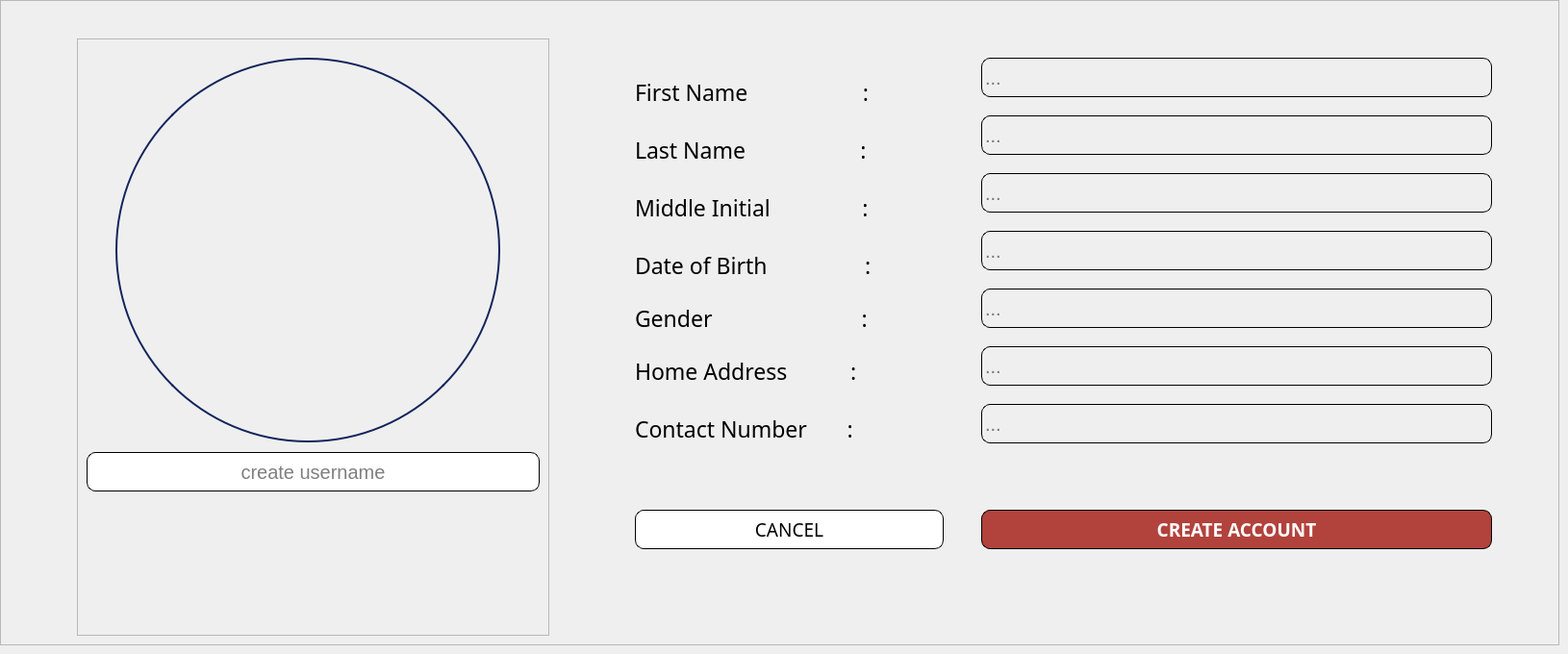
        <widget class="QWidget" name="CREATE_NEW_CASHIER_ACCOUNT">
         <widget class="QFrame" name="frame_39">
          <property name="geometry">
           <rect>
            <x>0</x>
            <y>0</y>
            <width>1621</width>
            <height>671</height>
           </rect>
          </property>
          <property name="frameShape">
           <enum>QFrame::StyledPanel</enum>
          </property>
          <property name="frameShadow">
           <enum>QFrame::Raised</enum>
          </property>
          <widget class="QFrame" name="frame_40">
           <property name="geometry">
            <rect>
             <x>80</x>
             <y>40</y>
             <width>491</width>
             <height>621</height>
            </rect>
           </property>
           <property name="frameShape">
            <enum>QFrame::StyledPanel</enum>
           </property>
           <property name="frameShadow">
            <enum>QFrame::Raised</enum>
           </property>
           <widget class="QLabel" name="label_createUSER_profile_pic_cashier">
            <property name="geometry">
             <rect>
              <x>40</x>
              <y>20</y>
              <width>400</width>
              <height>400</height>
             </rect>
            </property>
            <property name="styleSheet">
             <string notr="true">border-radius: 200px;   /* half of 400 */
border: 2px solid #12245c;  /* optional: blue border */
</string>
            </property>
            <property name="text">
             <string/>
            </property>
            <property name="pixmap">
             <pixmap resource="jj_owner_resources.qrc">:/JJimages/userProfilepicture.png</pixmap>
            </property>
            <property name="scaledContents">
             <bool>true</bool>
            </property>
           </widget>
           <widget class="QLineEdit" name="lineEdit_createUSERNAME_cashier">
            <property name="geometry">
             <rect>
              <x>10</x>
              <y>430</y>
              <width>471</width>
              <height>41</height>
             </rect>
            </property>
            <property name="font">
             <font>
              <pointsize>15</pointsize>
             </font>
            </property>
            <property name="styleSheet">
             <string notr="true">border: 1px solid #000000; 
border-radius: 9px; 
padding: 1px;</string>
            </property>
            <property name="text">
             <string/>
            </property>
            <property name="alignment">
             <set>Qt::AlignCenter</set>
            </property>
            <property name="placeholderText">
             <string>create username</string>
            </property>
           </widget>
          </widget>
          <widget class="QFrame" name="frame_41">
           <property name="geometry">
            <rect>
             <x>610</x>
             <y>-60</y>
             <width>961</width>
             <height>561</height>
            </rect>
           </property>
           <property name="font">
            <font>
             <pointsize>7</pointsize>
            </font>
           </property>
           <property name="styleSheet">
            <string notr="true">background: transparent;</string>
           </property>
           <property name="frameShape">
            <enum>QFrame::StyledPanel</enum>
           </property>
           <property name="frameShadow">
            <enum>QFrame::Raised</enum>
           </property>
           <widget class="QLabel" name="label_100">
            <property name="geometry">
             <rect>
              <x>50</x>
              <y>140</y>
              <width>321</width>
              <height>31</height>
             </rect>
            </property>
            <property name="font">
             <font>
              <family>Poppins Medium</family>
              <pointsize>17</pointsize>
             </font>
            </property>
            <property name="text">
             <string>First Name                    :</string>
            </property>
           </widget>
           <widget class="QLabel" name="label_101">
            <property name="geometry">
             <rect>
              <x>50</x>
              <y>200</y>
              <width>301</width>
              <height>31</height>
             </rect>
            </property>
            <property name="font">
             <font>
              <family>Poppins Medium</family>
              <pointsize>17</pointsize>
             </font>
            </property>
            <property name="text">
             <string>Last Name                    :</string>
            </property>
           </widget>
           <widget class="QLabel" name="label_103">
            <property name="geometry">
             <rect>
              <x>50</x>
              <y>250</y>
              <width>321</width>
              <height>51</height>
             </rect>
            </property>
            <property name="font">
             <font>
              <family>Poppins Medium</family>
              <pointsize>17</pointsize>
             </font>
            </property>
            <property name="text">
             <string>Middle Initial                :</string>
            </property>
           </widget>
           <widget class="QLabel" name="label_104">
            <property name="geometry">
             <rect>
              <x>50</x>
              <y>310</y>
              <width>311</width>
              <height>51</height>
             </rect>
            </property>
            <property name="font">
             <font>
              <family>Poppins Medium</family>
              <pointsize>17</pointsize>
             </font>
            </property>
            <property name="text">
             <string>Date of Birth                 :</string>
            </property>
           </widget>
           <widget class="QLabel" name="label_121">
            <property name="geometry">
             <rect>
              <x>50</x>
              <y>370</y>
              <width>311</width>
              <height>41</height>
             </rect>
            </property>
            <property name="font">
             <font>
              <family>Poppins Medium</family>
              <pointsize>17</pointsize>
             </font>
            </property>
            <property name="text">
             <string>Gender                          :</string>
            </property>
           </widget>
           <widget class="QLabel" name="label_122">
            <property name="geometry">
             <rect>
              <x>50</x>
              <y>410</y>
              <width>311</width>
              <height>71</height>
             </rect>
            </property>
            <property name="font">
             <font>
              <family>Poppins Medium</family>
              <pointsize>17</pointsize>
             </font>
            </property>
            <property name="text">
             <string>Home Address           :</string>
            </property>
           </widget>
           <widget class="QLabel" name="label_123">
            <property name="geometry">
             <rect>
              <x>50</x>
              <y>460</y>
              <width>321</width>
              <height>91</height>
             </rect>
            </property>
            <property name="font">
             <font>
              <family>Poppins Medium</family>
              <pointsize>17</pointsize>
             </font>
            </property>
            <property name="text">
             <string>Contact Number       :</string>
            </property>
           </widget>
           <widget class="QLineEdit" name="lineEdit__createFname_cashier">
            <property name="geometry">
             <rect>
              <x>410</x>
              <y>120</y>
              <width>531</width>
              <height>41</height>
             </rect>
            </property>
            <property name="font">
             <font>
              <pointsize>15</pointsize>
             </font>
            </property>
            <property name="styleSheet">
             <string notr="true">border: 1px solid #000000; 
border-radius: 9px; 
padding: 1px;</string>
            </property>
            <property name="text">
             <string/>
            </property>
            <property name="placeholderText">
             <string>...</string>
            </property>
           </widget>
           <widget class="QLineEdit" name="lineEdit__createLname_cashier">
            <property name="geometry">
             <rect>
              <x>410</x>
              <y>180</y>
              <width>531</width>
              <height>41</height>
             </rect>
            </property>
            <property name="font">
             <font>
              <pointsize>15</pointsize>
             </font>
            </property>
            <property name="styleSheet">
             <string notr="true">border: 1px solid #000000; 
border-radius: 9px; 
padding: 1px;</string>
            </property>
            <property name="text">
             <string/>
            </property>
            <property name="placeholderText">
             <string>...</string>
            </property>
           </widget>
           <widget class="QLineEdit" name="lineEdit__createMidInitial_cashier">
            <property name="geometry">
             <rect>
              <x>410</x>
              <y>240</y>
              <width>531</width>
              <height>41</height>
             </rect>
            </property>
            <property name="font">
             <font>
              <pointsize>15</pointsize>
             </font>
            </property>
            <property name="styleSheet">
             <string notr="true">border: 1px solid #000000; 
border-radius: 9px; 
padding: 1px;</string>
            </property>
            <property name="text">
             <string/>
            </property>
            <property name="placeholderText">
             <string>...</string>
            </property>
           </widget>
           <widget class="QLineEdit" name="lineEdit__createDOB_cashier">
            <property name="geometry">
             <rect>
              <x>410</x>
              <y>300</y>
              <width>531</width>
              <height>41</height>
             </rect>
            </property>
            <property name="font">
             <font>
              <pointsize>15</pointsize>
             </font>
            </property>
            <property name="styleSheet">
             <string notr="true">border: 1px solid #000000; 
border-radius: 9px; 
padding: 1px;</string>
            </property>
            <property name="text">
             <string/>
            </property>
            <property name="placeholderText">
             <string>...</string>
            </property>
           </widget>
           <widget class="QLineEdit" name="lineEdit__createGender_cashier">
            <property name="geometry">
             <rect>
              <x>410</x>
              <y>360</y>
              <width>531</width>
              <height>41</height>
             </rect>
            </property>
            <property name="font">
             <font>
              <pointsize>15</pointsize>
             </font>
            </property>
            <property name="styleSheet">
             <string notr="true">border: 1px solid #000000; 
border-radius: 9px; 
padding: 1px;</string>
            </property>
            <property name="text">
             <string/>
            </property>
            <property name="placeholderText">
             <string>...</string>
            </property>
           </widget>
           <widget class="QLineEdit" name="lineEdit__createHomeAddress_cashier">
            <property name="geometry">
             <rect>
              <x>410</x>
              <y>420</y>
              <width>531</width>
              <height>41</height>
             </rect>
            </property>
            <property name="font">
             <font>
              <pointsize>15</pointsize>
             </font>
            </property>
            <property name="styleSheet">
             <string notr="true">border: 1px solid #000000; 
border-radius: 9px; 
padding: 1px;</string>
            </property>
            <property name="text">
             <string/>
            </property>
            <property name="placeholderText">
             <string>...</string>
            </property>
           </widget>
           <widget class="QLineEdit" name="lineEdit_createContactNum_cashier">
            <property name="geometry">
             <rect>
              <x>410</x>
              <y>480</y>
              <width>531</width>
              <height>41</height>
             </rect>
            </property>
            <property name="font">
             <font>
              <pointsize>15</pointsize>
             </font>
            </property>
            <property name="styleSheet">
             <string notr="true">border: 1px solid #000000; 
border-radius: 9px; 
padding: 1px;</string>
            </property>
            <property name="text">
             <string/>
            </property>
            <property name="placeholderText">
             <string>...</string>
            </property>
           </widget>
          </widget>
          <widget class="QPushButton" name="pushButton_CreateAccount_cashier">
           <property name="geometry">
            <rect>
             <x>1020</x>
             <y>530</y>
             <width>531</width>
             <height>41</height>
            </rect>
           </property>
           <property name="font">
            <font>
             <family>Poppins Medium</family>
             <pointsize>14</pointsize>
             <weight>62</weight>
             <bold>true</bold>
            </font>
           </property>
           <property name="styleSheet">
            <string notr="true">
color: #ffffff;
border: 1px solid #000000; 
border-radius: 9px; 
padding: 3px; 
background-color: #b2423c; 
font-weight: 500;
</string>
           </property>
           <property name="text">
            <string>CREATE ACCOUNT</string>
           </property>
          </widget>
          <widget class="QPushButton" name="pushButton_cancelCreateAccount_cashier">
           <property name="geometry">
            <rect>
             <x>660</x>
             <y>530</y>
             <width>321</width>
             <height>41</height>
            </rect>
           </property>
           <property name="font">
            <font>
             <family>Poppins Medium</family>
             <pointsize>14</pointsize>
            </font>
           </property>
           <property name="styleSheet">
            <string notr="true">/* Default Inactive Buttons */
QPushButton {
color: #000000;
border: 1px solid #000000; 
border-radius: 9px; 
padding: 3px; 
background-color: #ffffff; 
}
/* Hover Effect on Inactive Buttons */
QPushButton:hover {
    background-color:#dbdcd8;
color:black;
font-weight: 500;
}

/* Active Button (Current Page) */
QPushButton#activeButton {
    background-color: #dbdcd8;
    color: black;
font-weight: 500;
}
</string>
           </property>
           <property name="text">
            <string>CANCEL</string>
           </property>
          </widget>
         </widget>
        </widget>
